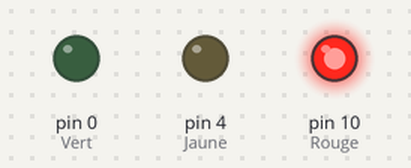
A sketch run on a simulated Arduino Uno, built with avr-gcc and run on an emulated ATmega328P. Parts: output pins drawn as LEDs (lit = HIGH).

Above: at 3.2 s.
At 9.7 s:
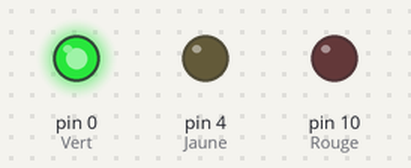
At 14.5 s:
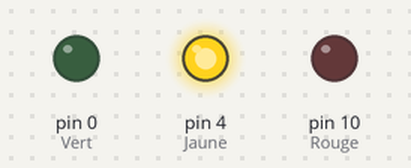
Timing chart, 0 to 20.8 s (numbered marks = the images above):
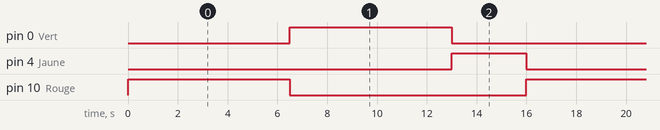

Measured:
- by itself, pin 0 (Vert), pin 10 (Rouge): alternates HIGH for 6.5 s and LOW for 9.5 s
- by itself, pin 4 (Jaune): alternates HIGH for 3.0 s and LOW for 13.0 s
- by itself, everything shown: repeats every 16.0 s, in 4 steps

The sketch:

Programme_feu_tricolore.ino
```cpp
int tempsAttente = 6500; //

void setup(){
  pinMode(10, OUTPUT);    // Rouge
  pinMode(4, OUTPUT);     // Jaune
  pinMode(0, OUTPUT);     // Vert
}

void loop() {
  digitalWrite(10, HIGH);     // rouge allumée
  delay(tempsAttente);

  digitalWrite(0, HIGH);      // verte allumée
  digitalWrite(10, LOW);      // rouge éteinte
  delay(tempsAttente);

  digitalWrite(4, HIGH);      // jaune allumée
  digitalWrite(0, LOW);       // verte éteinte
  delay(3000);

  digitalWrite(4, LOW);       // jaune éteinte
}
```
